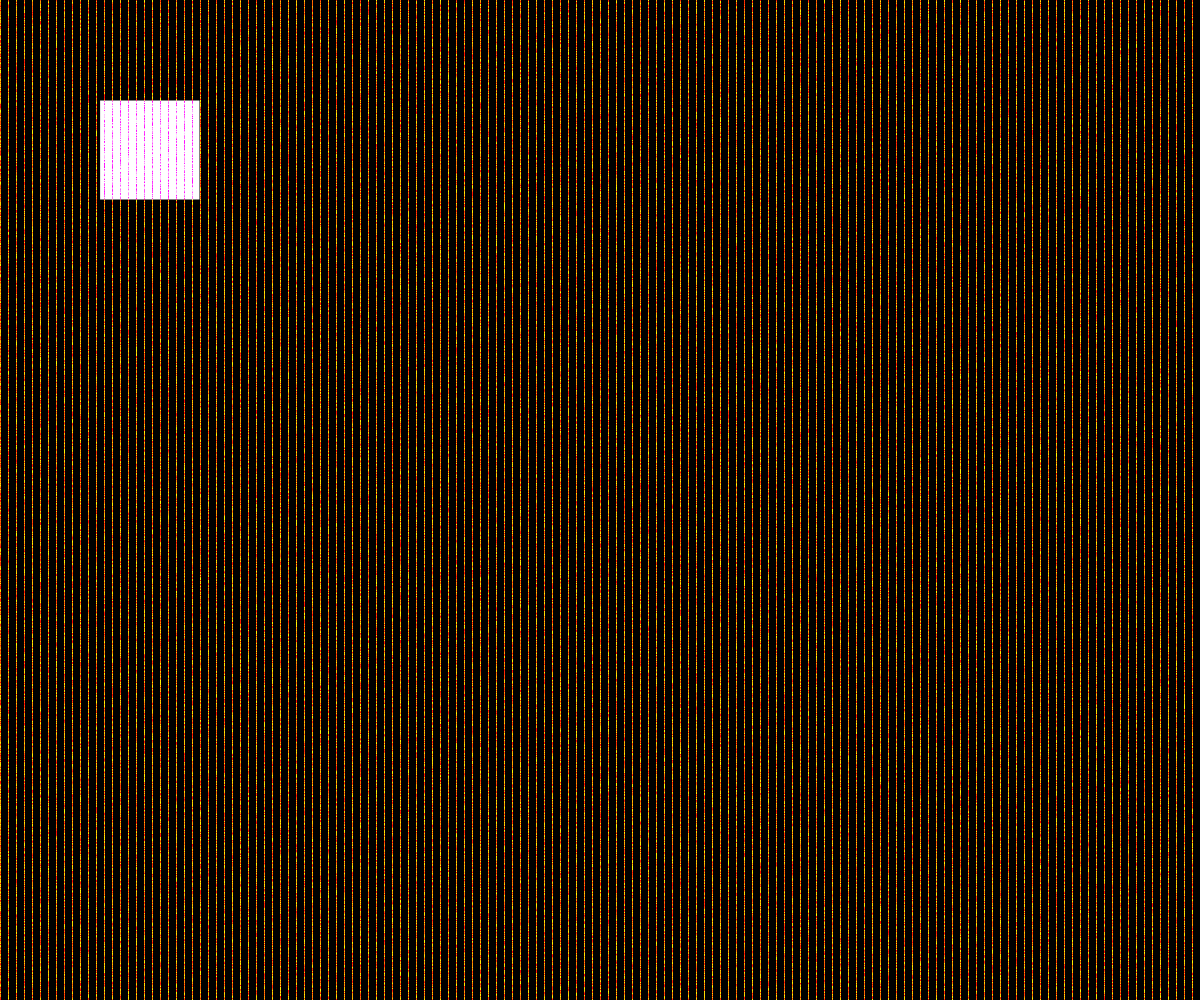
Frame 1 (no input)
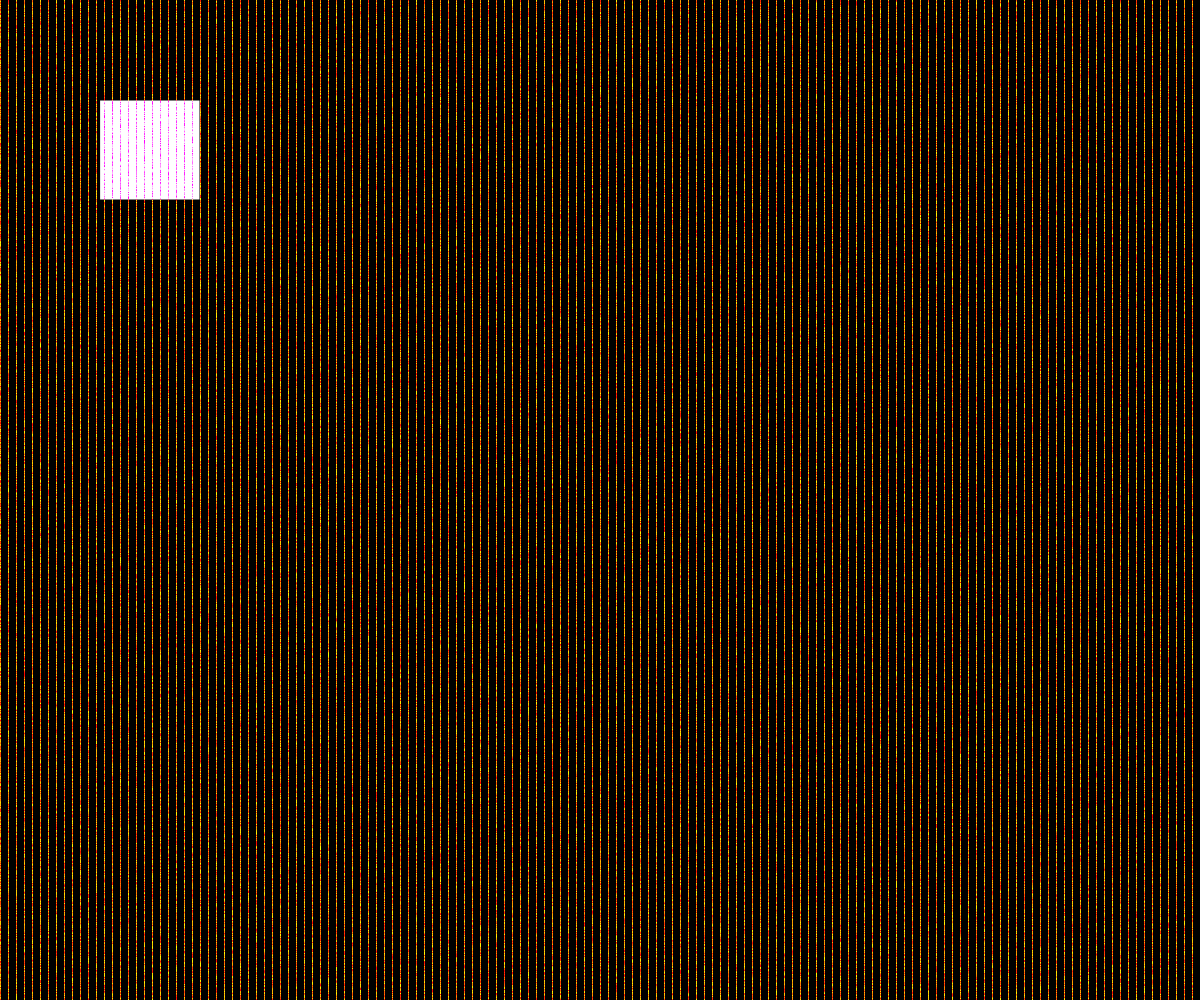
Frame 60 (no input)
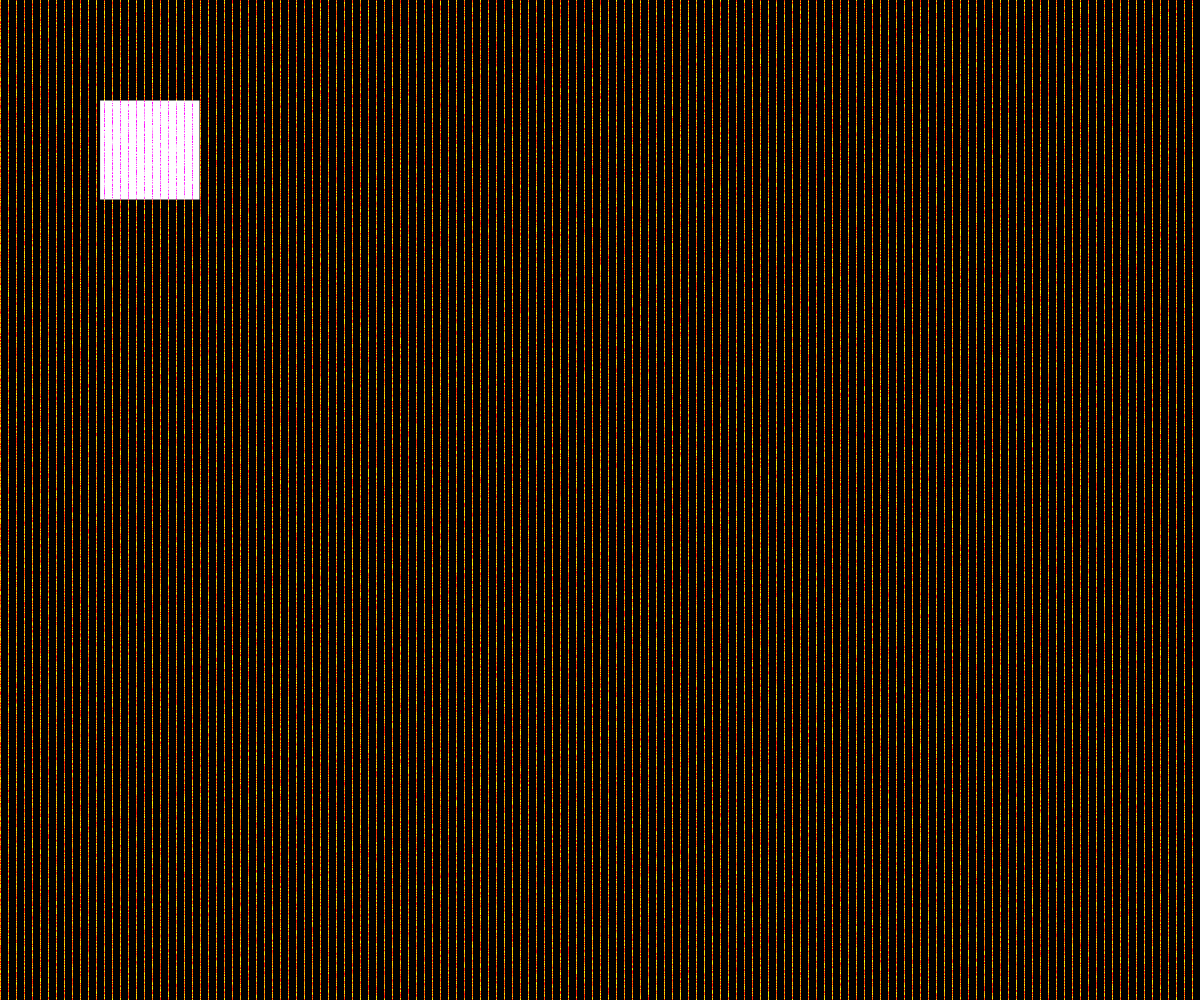
Frame 120 (the mouse pressed at the canvas centre since frame 60)

The p5.js sketch that drew these frames (run headless with seeded random() and noise() and a simulated clock; from frame 60 on, the mouse is pressed at the canvas centre):

// p5.js sketch
// ── sketch.js
function setup () {
  createCanvas(windowWidth, windowHeight);
};

function draw (){
  background('black');
  rect(100, 100, 100, 100);
  // let d = pixelDensity();
  loadPixels();
  for (let i = 0; i < pixels.length; i += 32) {
    pixels[i] = 255;
    pixels[i + 1] = random(0, 255);
    pixels[i + 2];
    pixels[i + 3];
  }
  console.log(pixels[0]);
  updatePixels();
};
